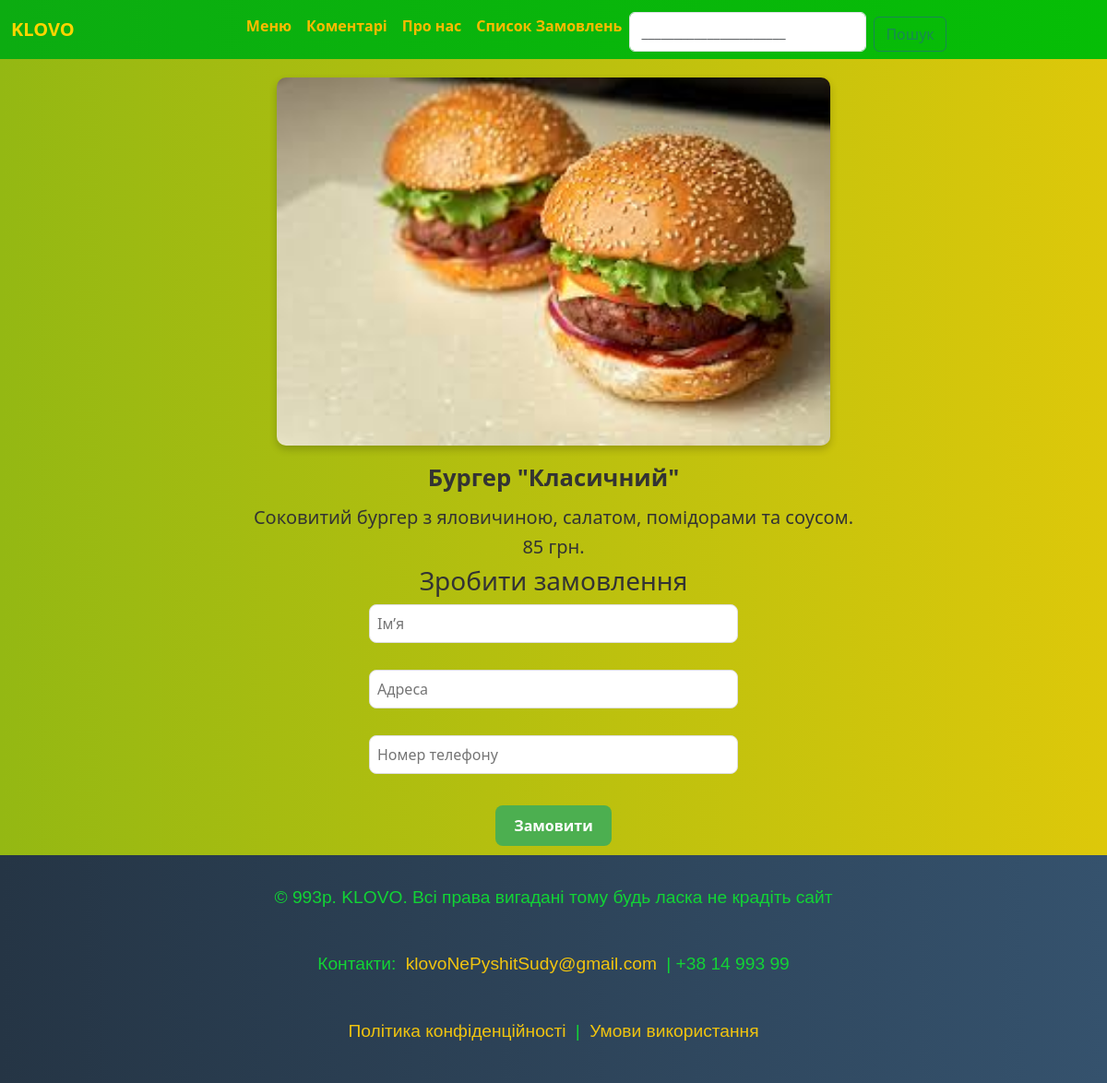
Page /article/3 on the committed database.
### tables this page shows
CREATE TABLE menu(
    id INTEGER PRIMARY KEY AUTOINCREMENT,
    title TEXT NOT NULL,
    text TEXT NOT NULL,
    price INTEGER,
    image TEXT
    

);

### app.py (the view)
@app.route("/article/<int:menu_id>")
def article_page(menu_id):
    article = get_article(menu_id)
    return render_template("article_page.html", article=article)

### sql_scripts.py (called while the page is built)
def get_article(menu_id):
    conn = sqlite3.connect("blog.db")
    cursor = conn.cursor()
    cursor.execute("SELECT * FROM menu WHERE id=?", [menu_id])
    article = cursor.fetchone()
    conn.close()
    return article

### templates/article_page.html
{% extends 'base.html' %}
{% block content %}
<img src="{{ url_for('static', filename=article[4]) }}" class="article-img" alt="...">
<h3 class="card-title">{{article[1]}}</h3>
<h5 class="card-text">{{article[2]}}</h5>
<h5 class="card-text">{{article[3]}} грн.</h4>
    <h3>Зробити замовлення</h3>
    <form action="/submit_order" method="POST">
        <input name="name" placeholder="Ім’я" required><br>
        <input name="address" placeholder="Адреса" required><br>
        <input name="phone" placeholder="Номер телефону" required><br>
        <button type="submit">Замовити</button>
    </form>
{% endblock content %}

### static/style.css (style rules this page uses)
body { background: linear-gradient(to right, #94b813, #ddc80a); }
body { margin: 0; padding: 0; background-color: #f5f5f5; height: 100vh; text-align: center; justify-content: center; align-items: center; font-family: 'Arial', sans-serif; text-align: center; }
body { margin: 0; font-family: Arial, sans-serif; background-color: #f9f9f9; }
input, textarea { width: 90%; max-width: 400px; padding: 10px; margin-top: 5px; border: 1px solid #ddd; border-radius: 8px; font-size: 16px; box-sizing: border-box; display: block; margin-left: auto; margin-right: auto; }
button { padding: 10px 20px; background-color: #4CAF50; color: white; font-weight: bold; border: none; border-radius: 8px; cursor: pointer; transition: background-color 0.3s; margin-top: 10px; }
body { font-family: 'Segoe UI', Tahoma, Geneva, Verdana, sans-serif; background-color: #f0f4f8; color: #333; margin: 0; padding: 0; }
body { font-family: 'Segoe UI', Tahoma, Geneva, Verdana, sans-serif; background-color: #f4f7fa; margin: 0; padding: 0; }
.card-title { font-size: 1.6rem; font-weight: bold; color: #333; margin-bottom: 15px; }
.article-img { max-width: 600px; width: 100%; height: auto; display: block; margin: 20px auto; border-radius: 10px; box-shadow: 0 4px 8px rgba(0, 0, 0, 0.2); }
input, textarea { width: 100%; padding: 8px; box-sizing: border-box; }
button { padding: 10px 20px; }

### rows in the picture
menu: image (picture), title "Бургер \"Класичний\"", text "Соковитий бургер з яловичиною, салатом, помідорами та соусом.", price "85"
